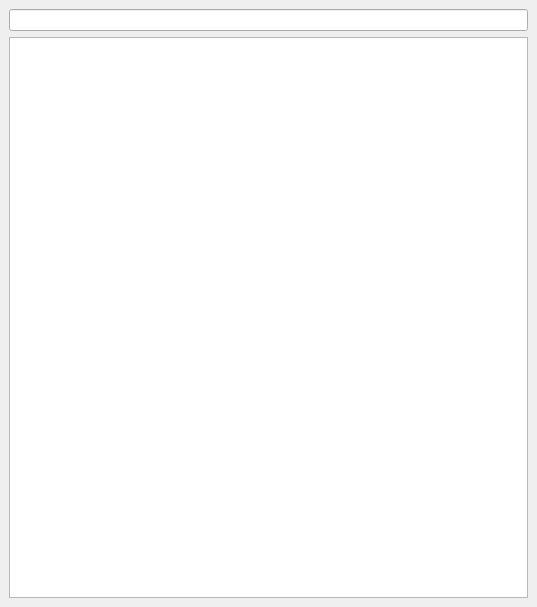
<?xml version="1.0" encoding="UTF-8"?>
<ui version="4.0">
 <class>uiMainWindow</class>
 <widget class="QMainWindow" name="uiMainWindow">
  <property name="geometry">
   <rect>
    <x>0</x>
    <y>0</y>
    <width>537</width>
    <height>607</height>
   </rect>
  </property>
  <property name="windowTitle">
   <string>MainWindow</string>
  </property>
  <property name="styleSheet">
   <string/>
  </property>
  <widget class="QWidget" name="uiCentralWidget">
   <layout class="QVBoxLayout" name="layoutMain">
    <item>
     <widget class="QLineEdit" name="uiFilter"/>
    </item>
    <item>
     <widget class="QTreeView" name="uiTree"/>
    </item>
   </layout>
  </widget>
 </widget>
 <resources/>
 <connections/>
</ui>
